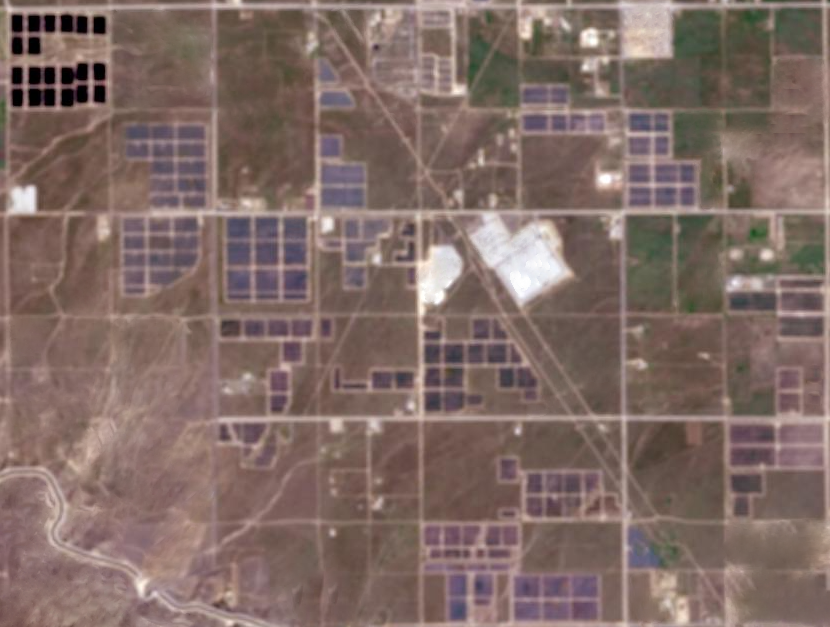
#> input picture Lab5/src/example1.png, 830 x 627 px
$ python main.py
#> lines starting #> are read from the running program, lines starting #| are printed output that depends on the picture; after the words box and inside, x2 and y2 are one past the last pixel; in counts of white or black regions, pixels touching at a corner belong together
### Lab5/src/example1.py
import cv2 as cv
import utils


def prepare_image(initial):
    bil_blured = cv.bilateralFilter(initial, 9, 75, 75)
    # cv.imshow("Bilateral blur", bil_blured)

    gray = cv.cvtColor(bil_blured, cv.COLOR_BGR2GRAY)
    # cv.imshow("Gray", gray)

    gauss_blured = cv.GaussianBlur(gray, (3, 3), cv.BORDER_DEFAULT)
    # cv.imshow("Gaussian blur", gauss_blured)

    gauss_thresh = cv.adaptiveThreshold(gauss_blured, 255, cv.ADAPTIVE_THRESH_GAUSSIAN_C, cv.THRESH_BINARY, 9, 1)
    # cv.imshow("Gaussian Thresh", gauss_thresh)

    median_blured = cv.medianBlur(gauss_thresh, 5)
    # cv.imshow("Median blur", median_blured)

    dilated = cv.dilate(median_blured, (3, 3), iterations=2)
    # cv.imshow("Dilated", dilated)
    return dilated


def ident_solar_panels(initial):
    # cv.imshow("Initial example1", initial)

    prepared = prepare_image(initial)
    contours, hierarchies = cv.findContours(prepared, cv.RETR_TREE, cv.CHAIN_APPROX_NONE)
    contoured = initial.copy()
    solar_panel_area = 0

    for contour in contours:
        x, y, w, h = cv.boundingRect(contour)
        area = cv.contourArea(contour)
        perimeter = cv.arcLength(contour, True)
        rect_area = w * h

        if w > 55 or h > 55 or w < 10 or h < 10:
            continue

        if area > 2500 or area < 150:
            continue

        if perimeter > 220 or perimeter < 40:
            continue

        if h < w / 3 or w < h / 3:
            continue

        if utils.is_not_in_mask(x, y):
            continue

        cv.rectangle(contoured, (x, y), (x + w, y + h), (0, 0, 255), thickness=2)
        solar_panel_area += rect_area

    panels_number = utils.area_to_panel(solar_panel_area)
    return contoured, panels_number

### Lab5/src/utils.py
from scipy import ndimage
import cv2 as cv
import numpy as np

KOEF_PIXEL_SQUARE_TO_PANEL = 9.2
area_to_panel = lambda area: int(area * KOEF_PIXEL_SQUARE_TO_PANEL * 0.9)


# [19 lines left out: function Robert, not called in this run]


def k_means(img, k=10):
    Z = img.reshape((-1, 3))
    Z = np.float32(Z)
    criteria = (cv.TERM_CRITERIA_EPS + cv.TERM_CRITERIA_MAX_ITER, 10, 1.0)
    ret, label, center = cv.kmeans(Z, k, None, criteria, 10, cv.KMEANS_RANDOM_CENTERS)
    center = np.uint8(center)
    res = center[label.flatten()]
    return res.reshape((img.shape))


def adjust_contrast_and_brightness(img, contrast: float = 1.0, brightness: int = 0):
    brightness += int(round(255 * (1 - contrast) / 2))
    return cv.addWeighted(img, contrast, img, 0, brightness)


def is_not_in_mask(x, y):
    return x < 215 and y > 270 or \
        x > 120 and y < 80 or \
        615 < x < 713 and y > 205 or \
        515 < x < 620 and 125 < y < 420 or \
        0 < x < 116 and y > 120 or \
        410 < x < 620 and 140 < y < 310 or \
        210 < x < 420 and y > 480

### Lab5/src/example2.py
import cv2 as cv
import utils


def prepare_image(init):
    adjusted = utils.adjust_contrast_and_brightness(init, contrast=3, brightness=50)
    # cv.imshow("Contrast and brightness", adjusted)

    k_means = utils.k_means(adjusted, k=10)
    # cv.imshow("K-means", k_means)

    gray = cv.cvtColor(k_means, cv.COLOR_BGR2GRAY)
    # cv.imshow("Gray", gray)

    bil_blured = cv.bilateralFilter(gray, 7, 50, 50)
    # cv.imshow("Bilateral blured", bil_blured)

    gauss_thresh = cv.adaptiveThreshold(bil_blured, 255, cv.ADAPTIVE_THRESH_GAUSSIAN_C, cv.THRESH_BINARY_INV, 9, 5)
    # cv.imshow("Thresh", gauss_thresh)

    opening = cv.morphologyEx(gauss_thresh, cv.MORPH_OPEN, (3, 3))
    # cv.imshow("Opening", opening)

    return opening


def ident_solar_panels(initial):
    # cv.imshow("Initial example 2", initial)

    prepared = prepare_image(initial)
    contours, hierarchies = cv.findContours(prepared, cv.RETR_EXTERNAL, cv.CHAIN_APPROX_NONE)
    contoured = initial.copy()
    solar_panel_area = 0

    for contour in contours:
        x, y, w, h = cv.boundingRect(contour)
        area = cv.contourArea(contour)
        perimeter = cv.arcLength(contour, True)
        rect_area = w * h

        if w > 55 or h > 55 or w < 10 or h < 10:
            continue

        if area > 2500 or area < 100:
            continue

        if perimeter > 400 or perimeter < 40:
            continue

        if utils.is_not_in_mask(x, y):
            continue

        # cv.drawContours(contoured, [contour], -1, (0, 255, 0), thickness=2)
        cv.rectangle(contoured, (x, y), (x + w, y + h), (0, 0, 255), thickness=2)
        solar_panel_area += rect_area

    panels_number = utils.area_to_panel(solar_panel_area)
    return contoured, panels_number

### Lab5/src/main.py
import cv2 as cv
import example1 as ex1
import example2 as ex2


ex1_img = cv.imread("example1.png")
#> ex1_img is the input picture: shape (627, 830, 3); mean B, G, R 101.7, 107.6, 128.5
cv.imshow("Example 1", ex1_img)
ex1_panels, ex1_panels_num = ex1.ident_solar_panels(ex1_img)
#> in prepare_image, `gauss_thresh = cv.adaptiveThreshold(gauss_blured, 255, cv.ADAPTIVE_THR..`:
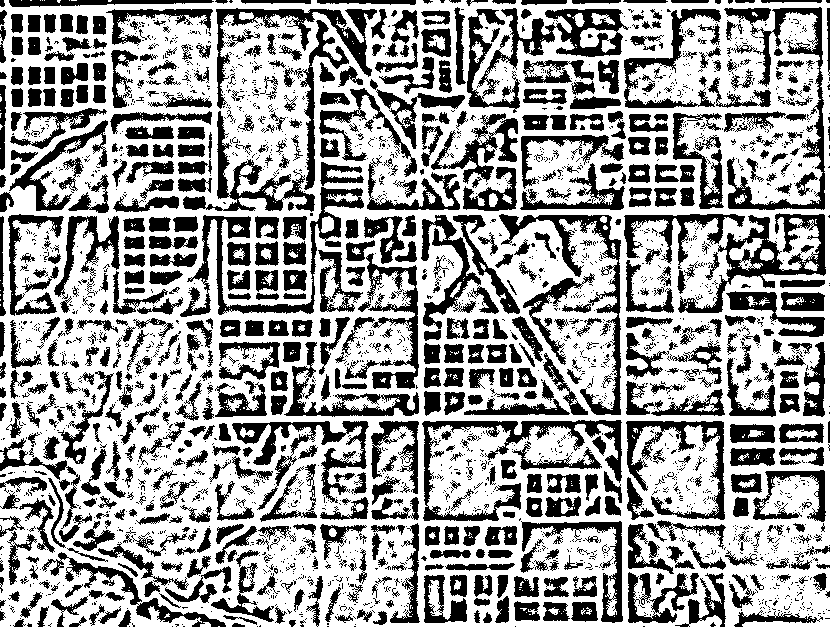
#> gauss_thresh: shape (627, 830); 62.2% white; 2802 black regions (2085 under 20 px), largest, box (x1, y1, x2, y2) and area: (467, 8, 629, 113) 4857, (422, 420, 622, 521) 3904, (724, 7, 825, 210) 3873
#> in prepare_image, `median_blured = cv.medianBlur(gauss_thresh, 5)`: median_blured: shape (627, 830); 65.2% white; 985 black regions (244 under 20 px), largest, box (x1, y1, x2, y2) and area: (679, 214, 826, 313) 3558, (479, 8, 624, 85) 3190, (423, 420, 622, 504) 2889
#> in prepare_image, `dilated = cv.dilate(median_blured, (3, 3), iterations=2)`:
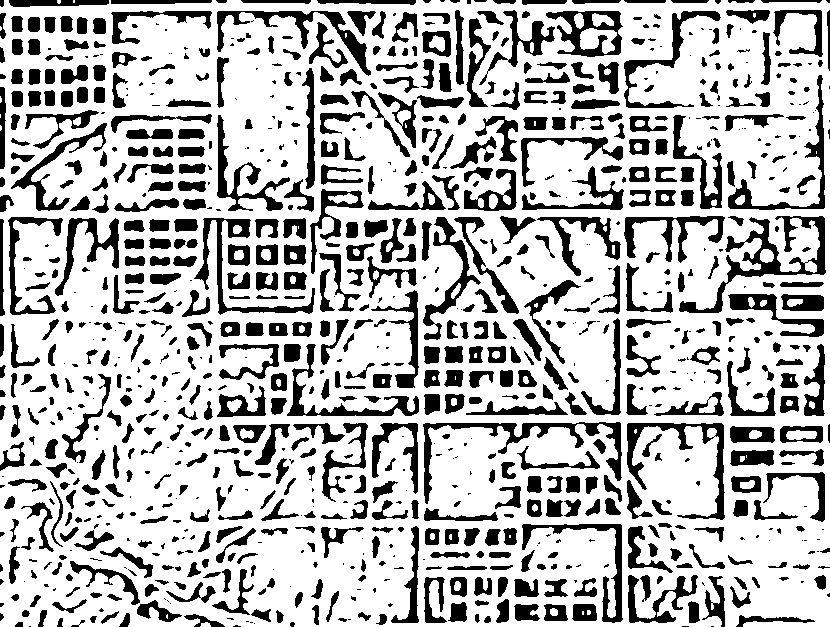
#> dilated: shape (627, 830); 72.9% white; 991 black regions (305 under 20 px)
#> in ident_solar_panels, `contours, hierarchies = cv.findContours(prepared, cv.RETR_TREE, cv.CHA..`: contours = 1053 contours, 294 with area under 20; largest, box (x1, y1, x2, y2) and area: (0, 0, 830, 627) 512670, (678, 215, 827, 314) 3299, (422, 421, 623, 505) 2704, (545, 10, 624, 58) 2626, (626, 422, 726, 521) 2270
#> the loop in ident_solar_panels, `for contour in contours:` made 1053 passes
#> (x, y, w, h, area, perimeter, rect_area) on passes 1, 8, 15: (200, 622, 11, 5, 29, 25.66, 55), (0, 0, 830, 627, 512669.5, 3866.3, 520410), (337, 617, 11, 6, 33.5, 24.73, 66)
#> after the loop in ident_solar_panels, `for contour in contours:`:
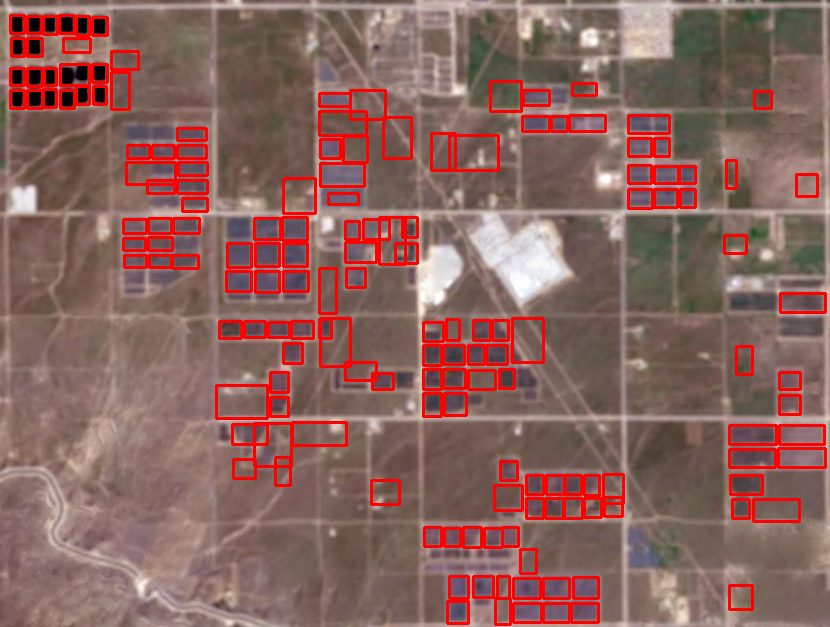
#> contoured: shape (627, 830, 3); 7.64% of pixels changed, all inside (x1, y1, x2, y2) = (9, 14, 827, 626)
#> after the loop in ident_solar_panels, `for contour in contours:`: solar_panel_area = 77528
#> in ident_solar_panels, `panels_number = utils.area_to_panel(solar_panel_area)`: panels_number = 641931
#> ex1_panels_num = 641931
cv.imshow("Example 1 panels", ex1_panels)
print(f"On the image approximately {ex1_panels_num} solar panels")
#| On the image approximately 641931 solar panels

ex2_img = cv.imread("example2.png")
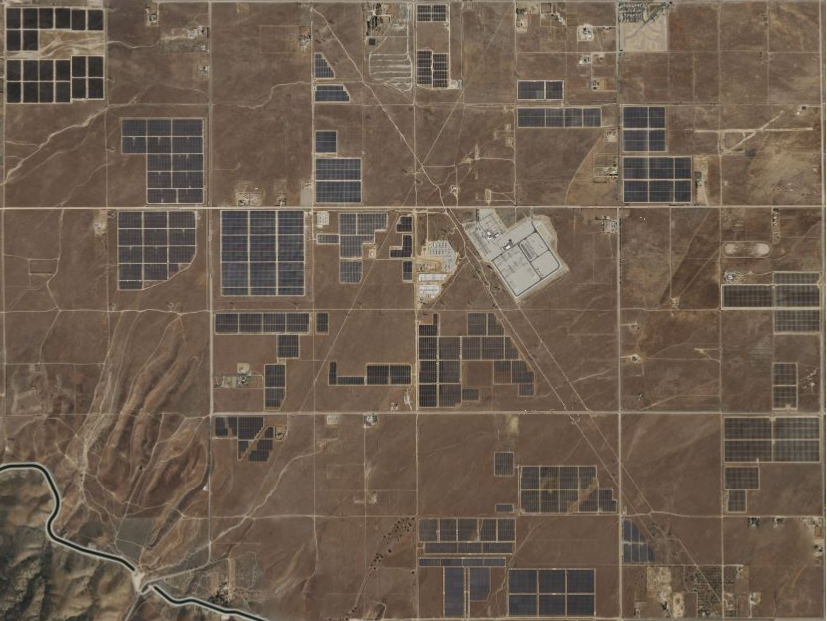
#> input picture Lab5/src/example2.png, 827 x 621 px
#> ex2_img is the input picture: shape (621, 827, 3); mean B, G, R 78.8, 93.4, 109.1
cv.imshow("Example 2", ex2_img)
ex2_panels, ex2_panels_num = ex2.ident_solar_panels(ex2_img)
#> in adjust_contrast_and_brightness, `return cv.addWeighted(img, contrast, img, 0, brightness)`:
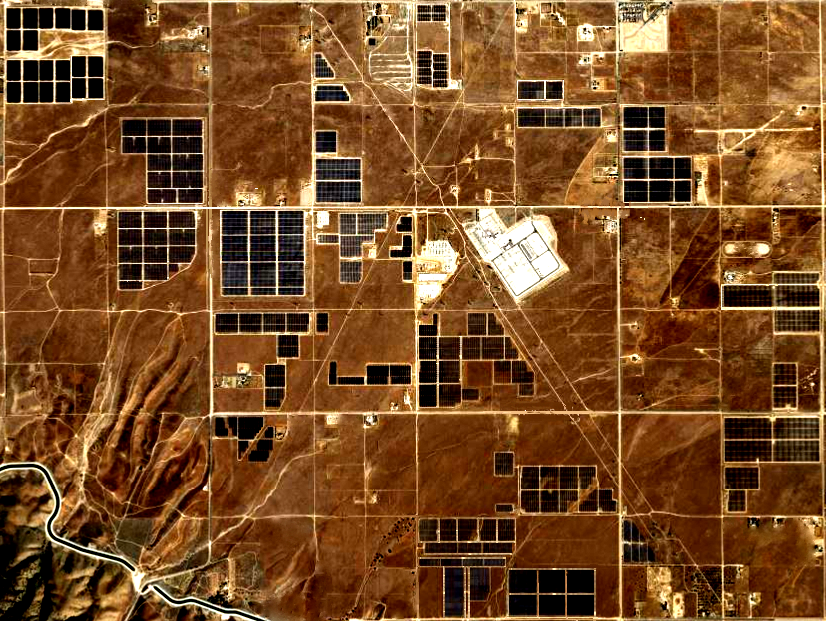
#> returned value: shape (621, 827, 3); mean of channels 0, 1, 2 36.6, 75.9, 120.8; drawn as B, G, R
#> in k_means, `criteria = (cv.TERM_CRITERIA_EPS + cv.TERM_CRITERIA_MAX_ITER, 10, 1.0)`: criteria = (3, 10, 1)
#> in k_means, `ret, label, center = cv.kmeans(Z, k, None, criteria, 10, cv.KMEANS_RAN..`: ret = 169147726.7; center = [[130.3, 185.8, 230], [39.79, 91.32, 144.4], [2.54, 4.54, 17.47], [95.17, 150.4, 197.9], [64.69, 118.5, 168.7], [23.66, 70.28, 123.5], [5.89, 50.24, 105.5], [234.8, 254.1, 254.8], [172.4, 226.9, 251.2], [3.32, 29.49, 75.9]]
#> in k_means, `center = np.uint8(center)`: center = [[130, 185, 229], [39, 91, 144], [2, 4, 17], [95, 150, 197], [64, 118, 168], [23, 70, 123], [5, 50, 105], [234, 254, 254], [172, 226, 251], [3, 29, 75]]
#> in prepare_image, `gauss_thresh = cv.adaptiveThreshold(bil_blured, 255, cv.ADAPTIVE_THRES..`: gauss_thresh: shape (621, 827); 27.4% white; 3501 white regions (2522 under 20 px), largest, box (x1, y1, x2, y2) and area: (428, 208, 494, 310) 1438, (417, 515, 620, 618) 1411, (677, 282, 820, 340) 1079
#> in prepare_image, `opening = cv.morphologyEx(gauss_thresh, cv.MORPH_OPEN, (3, 3))`:
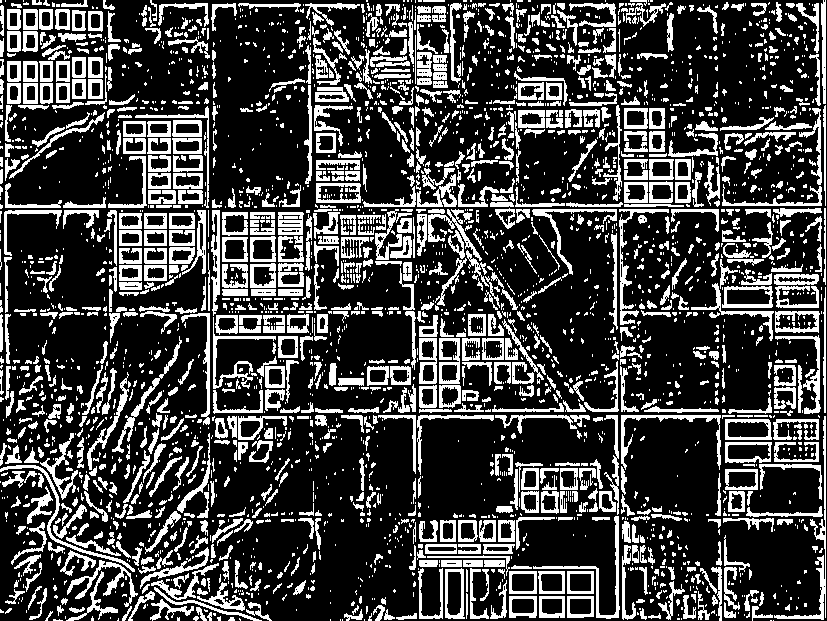
#> opening: shape (621, 827); 25.7% white; 3070 white regions (1954 under 20 px)
#> in ident_solar_panels, `contours, hierarchies = cv.findContours(prepared, cv.RETR_EXTERNAL, cv..`: contours = 3043 contours, 2233 with area under 20; largest, box (x1, y1, x2, y2) and area: (722, 286, 773, 308) 969, (725, 419, 772, 440) 900, (445, 568, 465, 619) 878, (775, 311, 820, 333) 868, (725, 442, 772, 463) 865
#> the loop in ident_solar_panels, `for contour in contours:` made 3043 passes
#> contour on passes 39, 52, 53: [[639, 608], [639, 609], [640, 609], [640, 608]], [[706, 604], [705, 605], [705, 606], [706, 605]], [[147, 604], [147, 605]]
#> after the loop in ident_solar_panels, `for contour in contours:`:
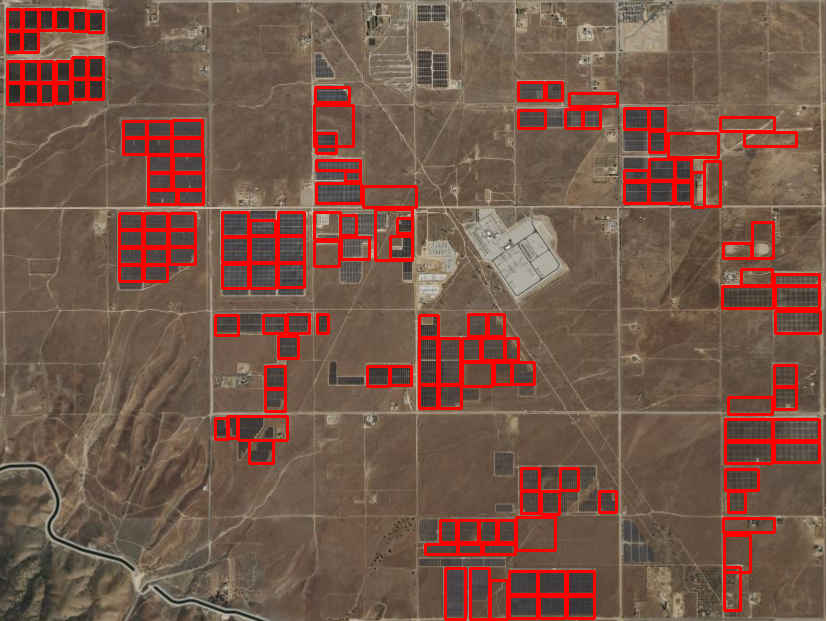
#> contoured: shape (621, 827, 3); 7.11% of pixels changed, all inside (x1, y1, x2, y2) = (6, 8, 822, 621)
cv.imshow("Example 2 panels", ex2_panels)
print(f"On the image approximately {ex2_panels_num} solar panels")
#| On the image approximately 657059 solar panels

cv.waitKey(0)
cv.destroyAllWindows()
